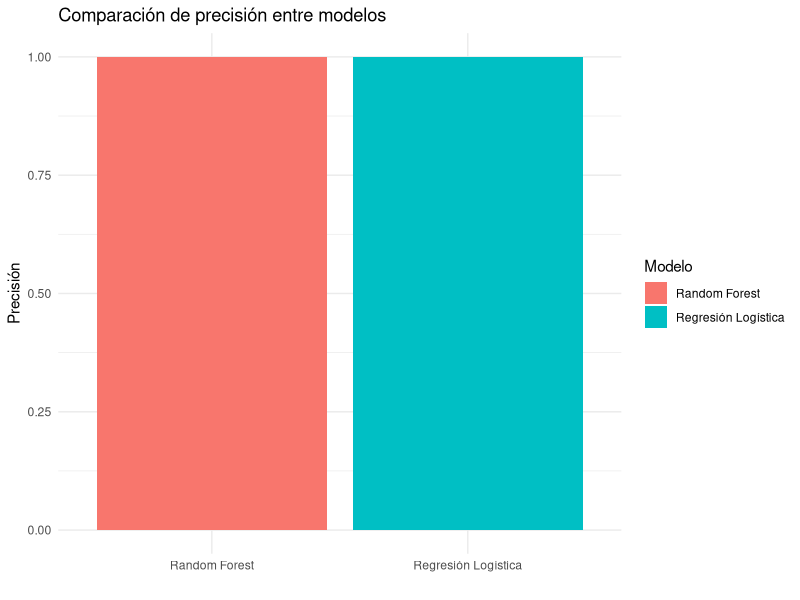

R code for this plot:
# ==========================================================
#  EFI Matemática Aplicada - Análisis Predictivo en R
#  Tema: Predicción de resultados del Fútbol Argentino
#  Script 02 - Modelado Predictivo
# ==========================================================

# --- Librerías necesarias ---
library(dplyr)
library(caret)
library(randomForest)
library(ggplot2)
library(nnet)

# --- Cargar dataset limpio ---
matches <- read.csv("../output/liga_argentina_clean.csv")

# --- Conversión de tipos ---
matches$resultado <- as.factor(matches$resultado)

# --- Crear variables adicionales ---
matches <- matches %>%
  mutate(
    diferencia_goles = home_goals - away_goals,
    total_goles = home_goals + away_goals
  )

# --- Seleccionar columnas útiles para el modelo ---
data_modelo <- matches %>%
  select(home_goals, away_goals, diferencia_goles, total_goles, resultado)

# --- División entrenamiento / prueba ---
set.seed(123)
trainIndex <- createDataPartition(data_modelo$resultado, p = 0.8, list = FALSE)
train <- data_modelo[trainIndex, ]
test <- data_modelo[-trainIndex, ]

# --- Entrenamiento modelo Random Forest ---
cat("\nEntrenando modelo Random Forest...\n")
modelo_rf <- randomForest(resultado ~ ., data = train, ntree = 200, mtry = 2, importance = TRUE)
print(modelo_rf)

# --- Predicciones con Random Forest ---
pred_rf <- predict(modelo_rf, test)
confusion_rf <- confusionMatrix(pred_rf, test$resultado)

cat("\nMatriz de confusión (Random Forest):\n")
print(confusion_rf$table)
cat("\nPrecisión total (Random Forest):\n")
print(confusion_rf$overall["Accuracy"])

# --- Entrenamiento modelo Regresión Logística ---
cat("\nEntrenando modelo de Regresión Logística...\n")
modelo_log <- multinom(resultado ~ diferencia_goles + total_goles, data = train, trace = FALSE)

# --- Predicciones con Regresión Logística ---
pred_log <- predict(modelo_log, test)
confusion_log <- confusionMatrix(pred_log, test$resultado)

cat("\nMatriz de confusión (Regresión Logística):\n")
print(confusion_log$table)
cat("\nPrecisión total (Regresión Logística):\n")
print(confusion_log$overall["Accuracy"])

# --- Comparar modelos ---
accuracies <- data.frame(
  Modelo = c("Random Forest", "Regresión Logística"),
  Precisión = c(confusion_rf$overall["Accuracy"], confusion_log$overall["Accuracy"])
)

ggplot(accuracies, aes(x = Modelo, y = Precisión, fill = Modelo)) +
  geom_bar(stat = "identity") +
  ylim(0, 1) +
  labs(title = "Comparación de precisión entre modelos",
       y = "Precisión", x = "") +
  theme_minimal()

# --- Predicción de partidos de ejemplo ---
# Simulamos algunos partidos (a futuro)
partidos_nuevos <- data.frame(
  home_goals = c(1, 2, 0),
  away_goals = c(0, 2, 1),
  diferencia_goles = c(1, 0, -1),
  total_goles = c(1, 4, 1)
)

predicciones_futuras <- predict(modelo_rf, partidos_nuevos)
cat("\nPredicción de ejemplo para partidos futuros:\n")
print(cbind(partidos_nuevos, Resultado_Previsto = predicciones_futuras))

cat("\nScript 02 finalizado correctamente.\n")

